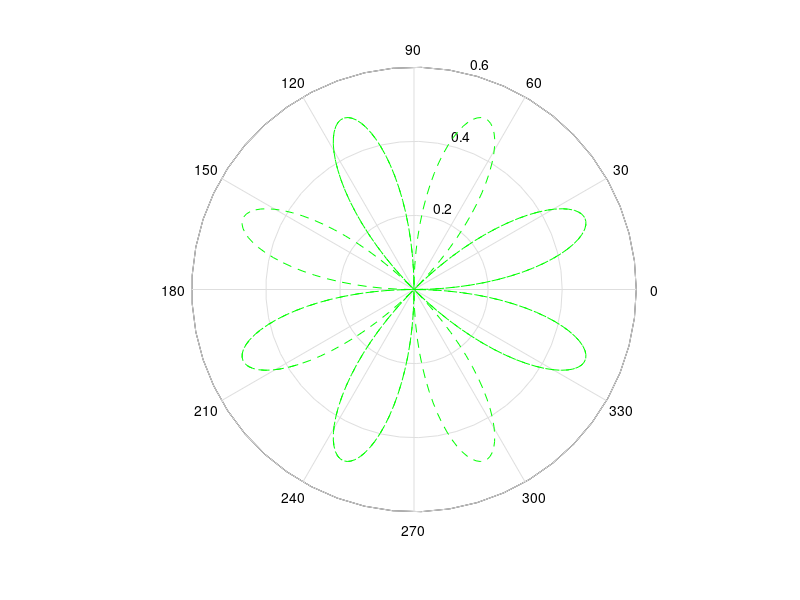

Write the MATLAB code that produced this figure. (Note: this script raises an error after producing the figure.)
theta = 0:0.02:10;
x=theta; 
rho=sin(2*theta).*cos(2*theta);
figure(1);
title('polar curves');
style=polar(theta,rho,'--g');
style.LineWidth = 3;
y=10*x.*x;
figure(2);
subplot(2,2,1);
plot(x,y,'LineWidth',3);
title('plot(x,y)');
grid on;
subplot(2,2,2);
semilogx(x,y,'LineWidth',3);
title('semilogx(x,y)');
grid on;
subplot(2,2,3);
semilogy(x,y,'LineWidth',3);
title('semilogy(x,y)');
grid on;
subplot(2,2,4);
loglog(x,y,'LineWidth',3);
title('loglog(x,y)');
grid on;